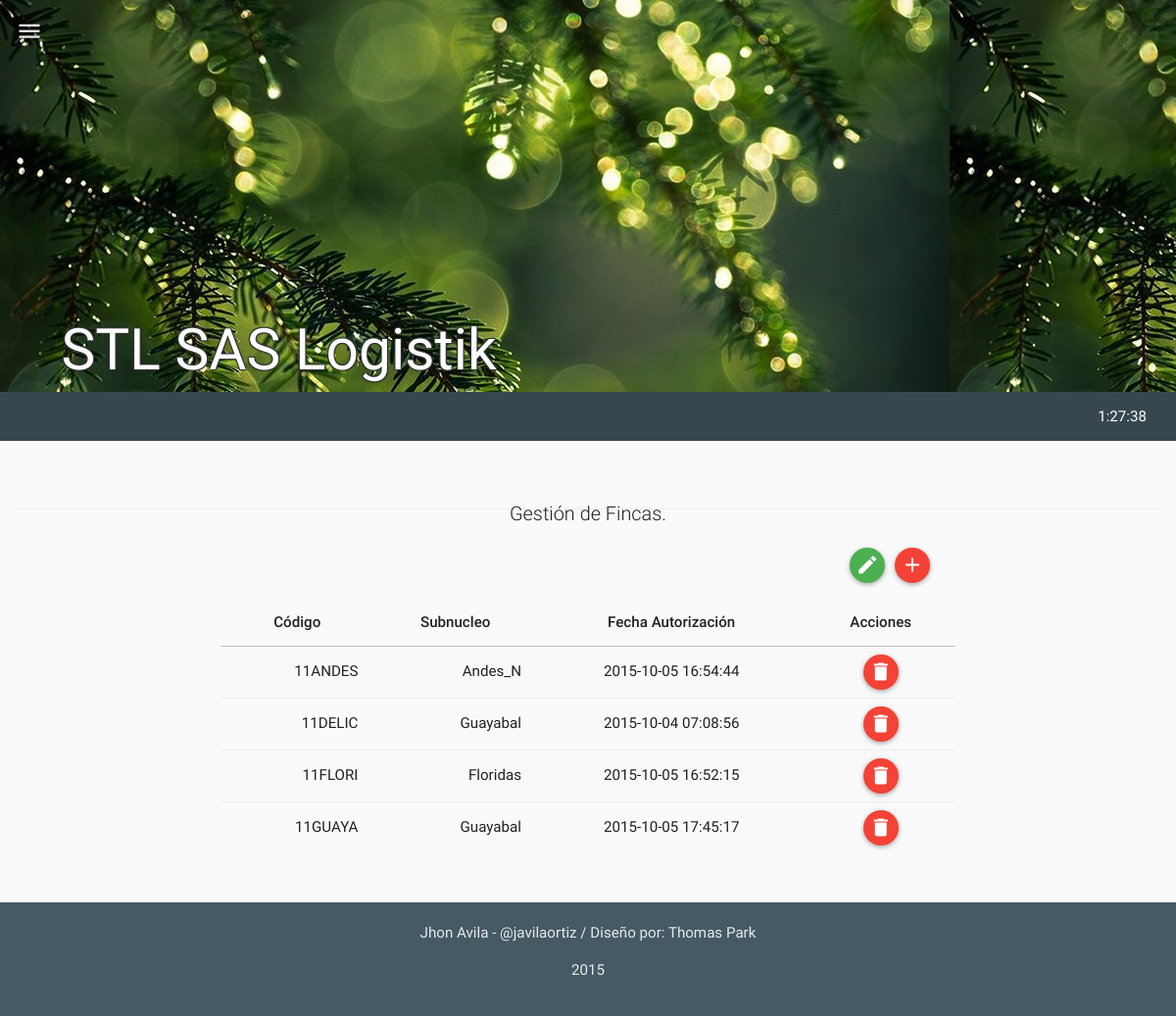
Before: /mods/fincas/fincas.php (signed in) with the older database file.
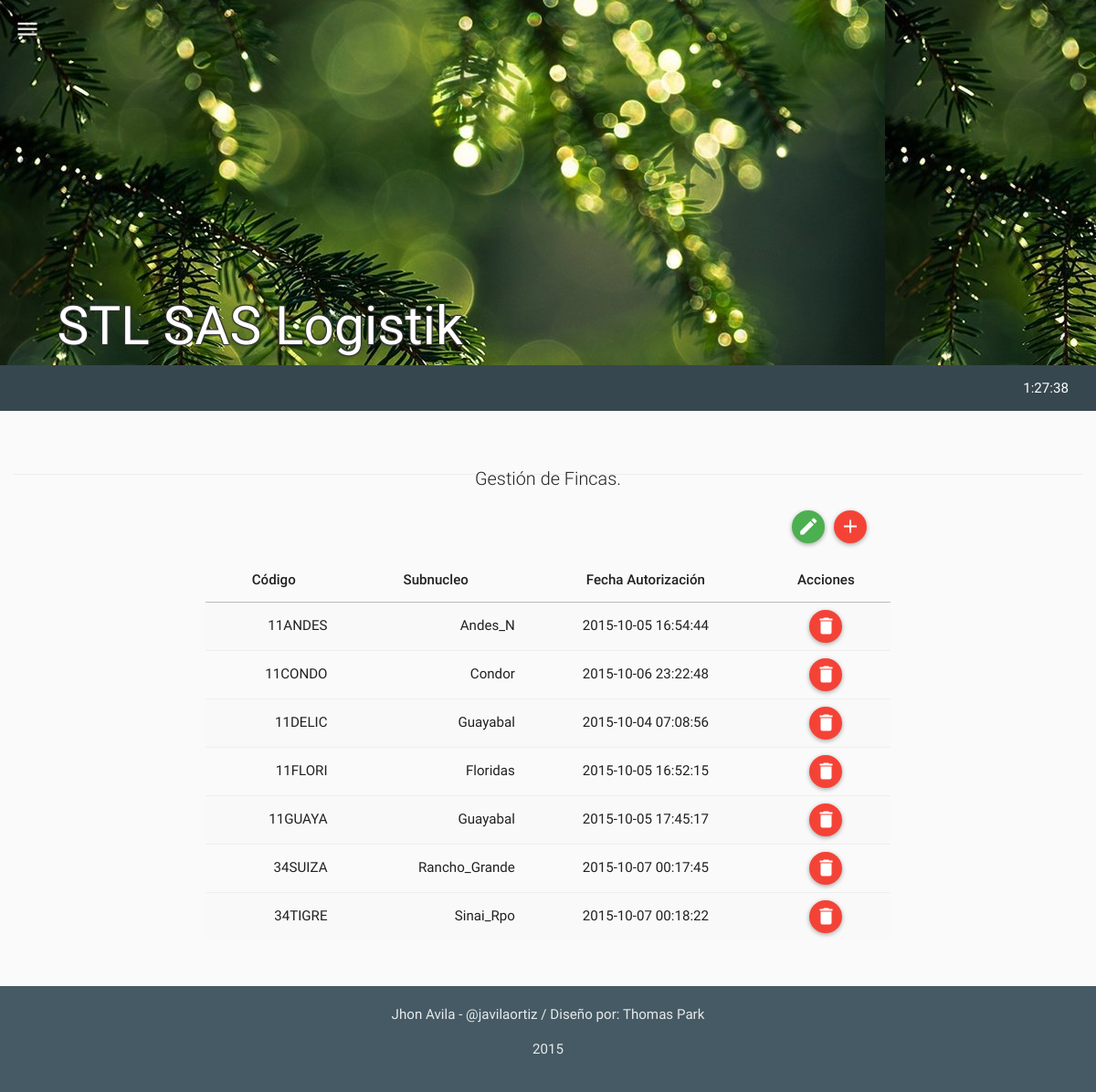
After: the same page with the newer database file.
### tables this page shows
CREATE TABLE IF NOT EXISTS `tbl_fincas` (
  `fi_id` int(11) NOT NULL,
  `fi_codigo` varchar(10) NOT NULL,
  `fi_sn_id` int(11) NOT NULL,
  `fi_timestamp` timestamp NOT NULL DEFAULT CURRENT_TIMESTAMP ON UPDATE CURRENT_TIMESTAMP,
  `fi_created` int(11) NOT NULL,
  `fi_estado` int(11) NOT NULL
);

CREATE TABLE IF NOT EXISTS `tbl_subnucleos` (
  `sn_id` int(11) NOT NULL,
  `sn_subnucleo` varchar(60) NOT NULL,
  `sn_created` int(11) NOT NULL,
  `sn_timestamp` timestamp NOT NULL DEFAULT CURRENT_TIMESTAMP ON UPDATE CURRENT_TIMESTAMP,
  `sn_estado` int(11) NOT NULL
);

### php/fincas.php (the view, shortened to what this page needs)
<?php
class fincas{
  function get_fincas(){
    $rt = new route();
    if(isset($_SESSION["ses_id"])){
      $qry='SELECT * FROM tbl_fincas
            INNER JOIN tbl_subnucleos ON sn_id = fi_sn_id
            WHERE fi_estado=1 ORDER BY fi_codigo ASC ';
      $res = mysql_query($qry);
      $item =" ";
      $script ="<script>$(document).ready(function(){";
      while($row_res = mysql_fetch_assoc($res)) {
        $item.='
              <tr>
                <td>'.$row_res["fi_codigo"].'</td>
                <td>'.$row_res["sn_subnucleo"].'</td>
                <td style="text-align:center;">'.$row_res["fi_timestamp"].'</td>
                <td style="text-align:center;">
                  <div id="del-button" onclick="borrar_finca('.$row_res["fi_id"].', this)" class="btn btn-floating-mini btn-danger" title="Borrar"><i class="md  md-delete"></i></div>
                </td>
              </tr>
        ';
        $script.='';
      }
      $script.='});</script>';
    }
    else{$rt->routing($rt->path("login"));}
    $html='
          <table class="table table-striped table-hover ">
            <thead>
              <tr>
                <th style="text-align:center;">Código</th>
                <th style="text-align:center;">Subnucleo</th>
                <th style="text-align:center;">Fecha Autorización</th>
                <th style="text-align:center;">Acciones</th>
              </tr>
            </thead>
            <tbody>
              '.$item.'
            </tbody>
          </table>
    ';
    return $script.$html;
  }
}
?>

Changed rows visible on the page:
added tbl_fincas: fi_codigo "11CONDO", tbl_subnucleos.sn_subnucleo "Condor", fi_timestamp "2015-10-06 23:22:48"
added tbl_fincas: fi_codigo "34SUIZA", tbl_subnucleos.sn_subnucleo "Rancho_Grande", fi_timestamp "2015-10-07 00:17:45"
added tbl_fincas: fi_codigo "34TIGRE", tbl_subnucleos.sn_subnucleo "Sinai_Rpo", fi_timestamp "2015-10-07 00:18:22"
